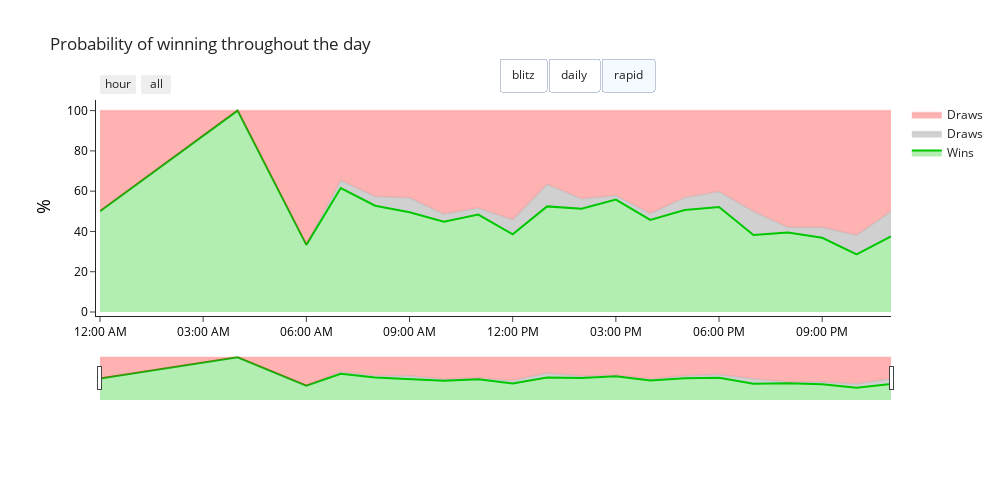

Write notebook code for a chart like this one.
### Code cell
# Plot data
fig = go.Figure()

colors = ["rgba(0, 200, 0, %s)", "rgba(100, 100, 100, %s)", "rgba(255, 0, 0, %s)"]
button_list = []

for gg, game_type in enumerate(game_types.unique()):

    games = daily_games[(daily_games["time_class"]==game_type)]
    
    total_games = games[[f"{window}_mins", "count"]].groupby([f"{window}_mins"]).sum().reset_index()
    
    # Only consider bins with at least 5 games played, so not to skew the percentages
    game_wins = games[(games["result"]=="win")&(games["count"]>=1)]
    game_wins = game_wins.rename(columns={"count": "count_results"})

    game_wins = game_wins.merge(total_games, on=f"{window}_mins", how='inner')

    fig.add_trace(go.Scatter(
        x=game_wins[f"{window}_mins"], 
        y=game_wins[f"count_results"]/game_wins[f"count"]*100, 
        name="Wins",
        line={"color": "rgba(0, 200, 0, 1)"},
        fill='tozeroy',
        fillcolor="rgba(0, 200, 0, 0.3)",
        visible=True if gg==0 else False
        ),
    )
    
    date_master = game_wins[[f"{window}_mins"]]
    
    game_draws = games[(games["result"]=="draw")&(games["count"]>=1)]
    game_draws = game_draws.rename(columns={"count": "count_results"})
    
    game_draws = date_master.merge(game_draws, on=f"{window}_mins", how="left")
    game_draws = game_draws.fillna(0)

    game_draws = game_draws.merge(total_games, on=f"{window}_mins", how='inner')

    fig.add_trace(go.Scatter(
        x=game_draws[f"{window}_mins"], 
        y=game_draws[f"count_results"]/game_draws[f"count"]*100 + game_wins[f"count_results"]/game_wins[f"count"]*100, 
        name="Draws",
        line={"color": "rgba(100, 100, 100, 0.1)"},
        fill='tonexty',
        fillcolor="rgba(100, 100, 100, 0.3)",
        visible=True if gg==0 else False
        ),
    )
    
    game_losses = games[(games["result"]=="loss")&(games["count"]>=1)]
    game_losses = game_losses.rename(columns={"count": "count_results"})
    
    game_losses = date_master.merge(game_losses, on=f"{window}_mins", how="left")
    game_losses = game_losses.fillna(0)

    game_losses = game_losses.merge(total_games, on=f"{window}_mins", how='inner')
    
    fig.add_trace(go.Scatter(
        x=game_losses[f"{window}_mins"], 
        y=game_draws[f"count_results"]/game_draws[f"count"]*100 + game_wins[f"count_results"]/game_wins[f"count"]*100 + game_losses[f"count_results"]/game_losses[f"count"]*100, 
        name="Draws",
        line={"color": "rgba(255, 0, 0, 0.1)"},
        fill='tonexty',
        fillcolor="rgba(255, 0, 0, 0.3)",
        visible=True if gg==0 else False
        ),
    )

    button = dict(
        label=game_type,
        method="update",
        args=[
            {"visible": [False]*gg*3 + [True]*3 + [False]*(len(game_types)-gg-1)*3},
        ],
    )
    button_list.append(button)

fig.update_layout(
    template="simple_white",
    title=f"Probability of winning throughout the day",
    xaxis_tickformat='%I:%M %p',
    autosize=False,
    width=1000,
    height=500,
    margin=dict(
        l=100,
        r=100,
        b=100,
        t=100,
        pad=4
    ),
    updatemenus=[
        dict(
            type="buttons",
            direction="right",
            x=0.7,
            y=1.2,
            showactive=True,
            buttons=button_list
        )
    ]
)

fig.update_yaxes(
    title="%",
    title_font=dict(size=18, color='black'), 
    tickfont=dict(color="black")
)

fig.update_xaxes(
    tickfont=dict(color="black"),
    rangeslider_visible=True,
    rangeselector=dict(
        buttons=list([
            dict(count=1, label="hour", step="hour", stepmode="backward"),
            dict(step="all")
        ])
    )
)

fig.add_hline(y=0.9)

fig.show()

### Figure 1 — Plotly figure (JSON) as saved in the notebook; plotly's stock layout.template omitted (floating-point values rounded to 4 significant figures)
{"data": [{"fill": "tozeroy", "fillcolor": "rgba(0, 200, 0, 0.3)", "line": {"color": "rgba(0, 200, 0, 1)"}, "name": "Wins", "type": "scatter", "visible": false, "x": ["1900-01-01T00:00:00", "1900-01-01T01:00:00", "1900-01-01T02:00:00", "1900-01-01T03:00:00", "1900-01-01T04:00:00", "1900-01-01T05:00:00", "1900-01-01T06:00:00", "1900-01-01T07:00:00", "1900-01-01T08:00:00", "1900-01-01T09:00:00", "1900-01-01T10:00:00", "1900-01-01T11:00:00", "1900-01-01T12:00:00", "1900-01-01T13:00:00", "1900-01-01T14:00:00", "1900-01-01T15:00:00", "1900-01-01T16:00:00", "1900-01-01T17:00:00", "1900-01-01T18:00:00", "1900-01-01T19:00:00", "1900-01-01T20:00:00", "1900-01-01T21:00:00", "1900-01-01T22:00:00", "1900-01-01T23:00:00", "1900-01-02T00:00:00"], "y": [45.45, 70.59, 40, 50, 100, 55.56, 33.33, 52.38, 40.28, 43.12, 46.67, 48.2, 41.56, 42.11, 46.75, 45.74, 52.65, 47.37, 45, 43.59, 38.14, 33.33, 46.15, 41.3, 71.43]}, {"fill": "tonexty", "fillcolor": "rgba(100, 100, 100, 0.3)", "line": {"color": "rgba(100, 100, 100, 0.1)"}, "name": "Draws", "type": "scatter", "visible": false, "x": ["1900-01-01T00:00:00", "1900-01-01T01:00:00", "1900-01-01T02:00:00", "1900-01-01T03:00:00", "1900-01-01T04:00:00", "1900-01-01T05:00:00", "1900-01-01T06:00:00", "1900-01-01T07:00:00", "1900-01-01T08:00:00", "1900-01-01T09:00:00", "1900-01-01T10:00:00", "1900-01-01T11:00:00", "1900-01-01T12:00:00", "1900-01-01T13:00:00", "1900-01-01T14:00:00", "1900-01-01T15:00:00", "1900-01-01T16:00:00", "1900-01-01T17:00:00", "1900-01-01T18:00:00", "1900-01-01T19:00:00", "1900-01-01T20:00:00", "1900-01-01T21:00:00", "1900-01-01T22:00:00", "1900-01-01T23:00:00", "1900-01-02T00:00:00"], "y": [45.45, 70.59, 46.67, 50, 100, 55.56, 33.33, 52.38, 54.17, 48.62, 50, 53.24, 46.91, 48.48, 51.52, 51.06, 56.19, 51.67, 53.5, 47.01, 45.36, 38.89, 47.69, 45.65, 71.43]}, {"fill": "tonexty", "fillcolor": "rgba(255, 0, 0, 0.3)", "line": {"color": "rgba(255, 0, 0, 0.1)"}, "name": "Draws", "type": "scatter", "visible": false, "x": ["1900-01-01T00:00:00", "1900-01-01T01:00:00", "1900-01-01T02:00:00", "1900-01-01T03:00:00", "1900-01-01T04:00:00", "1900-01-01T05:00:00", "1900-01-01T06:00:00", "1900-01-01T07:00:00", "1900-01-01T08:00:00", "1900-01-01T09:00:00", "1900-01-01T10:00:00", "1900-01-01T11:00:00", "1900-01-01T12:00:00", "1900-01-01T13:00:00", "1900-01-01T14:00:00", "1900-01-01T15:00:00", "1900-01-01T16:00:00", "1900-01-01T17:00:00", "1900-01-01T18:00:00", "1900-01-01T19:00:00", "1900-01-01T20:00:00", "1900-01-01T21:00:00", "1900-01-01T22:00:00", "1900-01-01T23:00:00", "1900-01-02T00:00:00"], "y": [100, 100, 100, 100, 100, 100, 100.0, 100, 100, 100, 100, 100, 100, 100, 100, 100, 100, 100, 100, 100, 100, 100, 100, 100, 100]}, {"fill": "tozeroy", "fillcolor": "rgba(0, 200, 0, 0.3)", "line": {"color": "rgba(0, 200, 0, 1)"}, "name": "Wins", "type": "scatter", "visible": false, "x": ["1900-01-01T01:00:00", "1900-01-01T02:00:00", "1900-01-01T07:00:00", "1900-01-01T08:00:00", "1900-01-01T09:00:00", "1900-01-01T10:00:00", "1900-01-01T11:00:00", "1900-01-01T12:00:00", "1900-01-01T13:00:00", "1900-01-01T14:00:00", "1900-01-01T15:00:00", "1900-01-01T16:00:00", "1900-01-01T17:00:00", "1900-01-01T18:00:00", "1900-01-01T19:00:00", "1900-01-01T20:00:00", "1900-01-01T21:00:00", "1900-01-01T22:00:00", "1900-01-01T23:00:00", "1900-01-02T00:00:00"], "y": [33.33, 50, 45.45, 44.44, 55.88, 59.57, 47.62, 56.52, 53.12, 43.48, 65, 42.11, 47.5, 56.67, 59.09, 33.33, 50, 45.45, 80, 50]}, {"fill": "tonexty", "fillcolor": "rgba(100, 100, 100, 0.3)", "line": {"color": "rgba(100, 100, 100, 0.1)"}, "name": "Draws", "type": "scatter", "visible": false, "x": ["1900-01-01T01:00:00", "1900-01-01T02:00:00", "1900-01-01T07:00:00", "1900-01-01T08:00:00", "1900-01-01T09:00:00", "1900-01-01T10:00:00", "1900-01-01T11:00:00", "1900-01-01T12:00:00", "1900-01-01T13:00:00", "1900-01-01T14:00:00", "1900-01-01T15:00:00", "1900-01-01T16:00:00", "1900-01-01T17:00:00", "1900-01-01T18:00:00", "1900-01-01T19:00:00", "1900-01-01T20:00:00", "1900-01-01T21:00:00", "1900-01-01T22:00:00", "1900-01-01T23:00:00", "1900-01-02T00:00:00"], "y": [33.33, 50, 54.55, 44.44, 55.88, 59.57, 54.76, 65.22, 56.25, 47.83, 70, 44.74, 50, 56.67, 59.09, 41.67, 50, 45.45, 80, 50]}, {"fill": "tonexty", "fillcolor": "rgba(255, 0, 0, 0.3)", "line": {"color": "rgba(255, 0, 0, 0.1)"}, "name": "Draws", "type": "scatter", "visible": false, "x": ["1900-01-01T01:00:00", "1900-01-01T02:00:00", "1900-01-01T07:00:00", "1900-01-01T08:00:00", "1900-01-01T09:00:00", "1900-01-01T10:00:00", "1900-01-01T11:00:00", "1900-01-01T12:00:00", "1900-01-01T13:00:00", "1900-01-01T14:00:00", "1900-01-01T15:00:00", "1900-01-01T16:00:00", "1900-01-01T17:00:00", "1900-01-01T18:00:00", "1900-01-01T19:00:00", "1900-01-01T20:00:00", "1900-01-01T21:00:00", "1900-01-01T22:00:00", "1900-01-01T23:00:00", "1900-01-02T00:00:00"], "y": [100.0, 100, 100, 100, 100, 100, 100, 100, 100, 100, 100, 100, 100, 100, 100, 100, 100, 100, 100, 100]}, {"fill": "tozeroy", "fillcolor": "rgba(0, 200, 0, 0.3)", "line": {"color": "rgba(0, 200, 0, 1)"}, "name": "Wins", "type": "scatter", "visible": true, "x": ["1900-01-01T00:00:00", "1900-01-01T04:00:00", "1900-01-01T06:00:00", "1900-01-01T07:00:00", "1900-01-01T08:00:00", "1900-01-01T09:00:00", "1900-01-01T10:00:00", "1900-01-01T11:00:00", "1900-01-01T12:00:00", "1900-01-01T13:00:00", "1900-01-01T14:00:00", "1900-01-01T15:00:00", "1900-01-01T16:00:00", "1900-01-01T17:00:00", "1900-01-01T18:00:00", "1900-01-01T19:00:00", "1900-01-01T20:00:00", "1900-01-01T21:00:00", "1900-01-01T22:00:00", "1900-01-01T23:00:00"], "y": [50, 100, 33.33, 61.54, 52.78, 49.48, 44.87, 48.39, 38.54, 52.44, 51.25, 55.79, 45.74, 50.62, 52.17, 38.24, 39.47, 36.84, 28.57, 37.5]}, {"fill": "tonexty", "fillcolor": "rgba(100, 100, 100, 0.3)", "line": {"color": "rgba(100, 100, 100, 0.1)"}, "name": "Draws", "type": "scatter", "visible": true, "x": ["1900-01-01T00:00:00", "1900-01-01T04:00:00", "1900-01-01T06:00:00", "1900-01-01T07:00:00", "1900-01-01T08:00:00", "1900-01-01T09:00:00", "1900-01-01T10:00:00", "1900-01-01T11:00:00", "1900-01-01T12:00:00", "1900-01-01T13:00:00", "1900-01-01T14:00:00", "1900-01-01T15:00:00", "1900-01-01T16:00:00", "1900-01-01T17:00:00", "1900-01-01T18:00:00", "1900-01-01T19:00:00", "1900-01-01T20:00:00", "1900-01-01T21:00:00", "1900-01-01T22:00:00", "1900-01-01T23:00:00"], "y": [50, 100, 33.33, 65.38, 57.41, 56.7, 48.72, 51.61, 45.83, 63.41, 56.25, 57.89, 48.94, 56.79, 59.78, 50, 42.11, 42.11, 38.1, 50]}, {"fill": "tonexty", "fillcolor": "rgba(255, 0, 0, 0.3)", "line": {"color": "rgba(255, 0, 0, 0.1)"}, "name": "Draws", "type": "scatter", "visible": true, "x": ["1900-01-01T00:00:00", "1900-01-01T04:00:00", "1900-01-01T06:00:00", "1900-01-01T07:00:00", "1900-01-01T08:00:00", "1900-01-01T09:00:00", "1900-01-01T10:00:00", "1900-01-01T11:00:00", "1900-01-01T12:00:00", "1900-01-01T13:00:00", "1900-01-01T14:00:00", "1900-01-01T15:00:00", "1900-01-01T16:00:00", "1900-01-01T17:00:00", "1900-01-01T18:00:00", "1900-01-01T19:00:00", "1900-01-01T20:00:00", "1900-01-01T21:00:00", "1900-01-01T22:00:00", "1900-01-01T23:00:00"], "y": [100, 100, 100.0, 100, 100, 100, 100, 100, 100, 100, 100, 100, 100, 100, 100, 100, 100, 100, 100, 100]}], "layout": {"autosize": false, "height": 500, "margin": {"b": 100, "l": 100, "pad": 4, "r": 100, "t": 100}, "title": {"text": "Probability of winning throughout the day"}, "updatemenus": [{"active": 2, "buttons": [{"args": [{"visible": [true, true, true, false, false, false, false, false, false]}], "label": "blitz", "method": "update"}, {"args": [{"visible": [false, false, false, true, true, true, false, false, false]}], "label": "daily", "method": "update"}, {"args": [{"visible": [false, false, false, false, false, false, true, true, true]}], "label": "rapid", "method": "update"}], "direction": "right", "showactive": true, "type": "buttons", "x": 0.7, "y": 1.2}], "width": 1000, "xaxis": {"autorange": false, "range": ["1900-01-01", "1900-01-01 23:00"], "rangeselector": {"buttons": [{"count": 1, "label": "hour", "step": "hour", "stepmode": "backward"}, {"step": "all"}]}, "rangeslider": {"autorange": true, "range": ["1900-01-01", "1900-01-01 23:00"], "visible": true, "yaxis": {"_template": null, "rangemode": "match"}}, "tickfont": {"color": "black"}, "tickformat": "%I:%M %p", "type": "date"}, "yaxis": {"autorange": true, "range": [0, 105.3], "tickfont": {"color": "black"}, "title": {"font": {"color": "black", "size": 18}, "text": "%"}, "type": "linear"}}}
